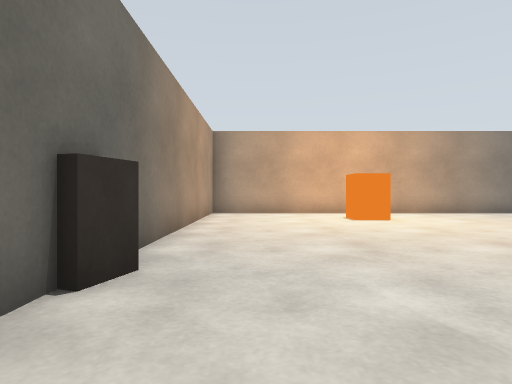
View 1 (above)

19 first-person views from a walk through a robot-simulator world made for Gazebo. The camera is 0.72 m above the floor, looks level and sees 75° across. The floor is counted in squares, 1 m on a side. Each view is taken from the middle of a square. On the plan, view 1 faces up. The plan holds only what a view shows up to about 10 squares ahead; the rest is blank. The place goes on beyond the plan. Simple shapes stand in for some stock models.

View 2
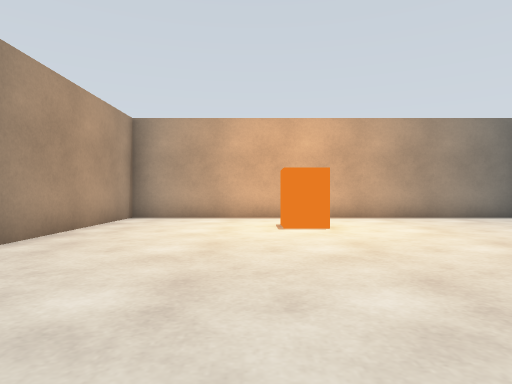

View 3
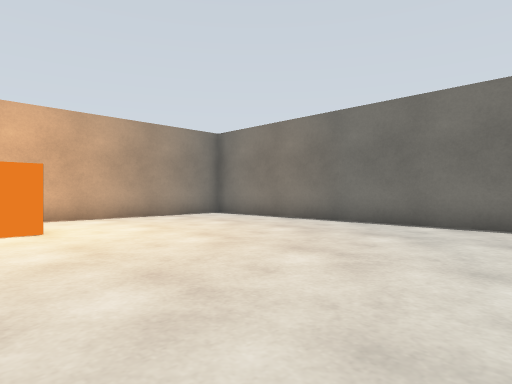

View 4
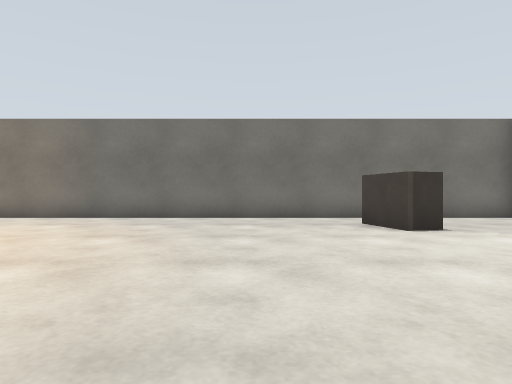

View 5
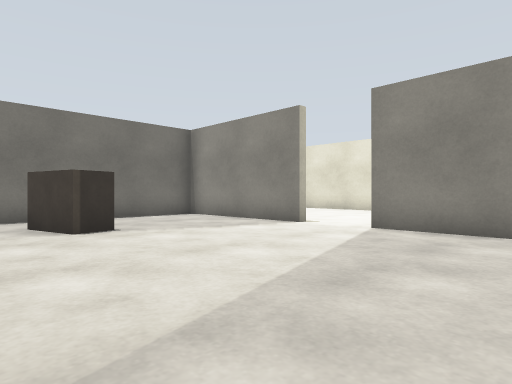

View 6
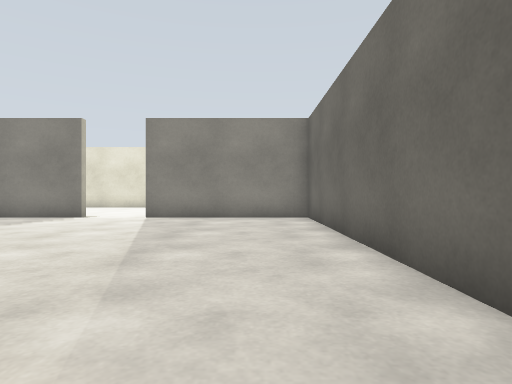

View 7
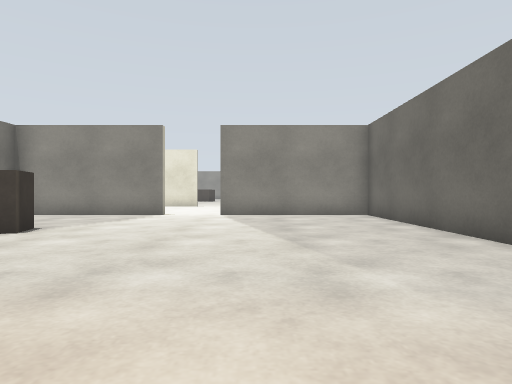

View 8
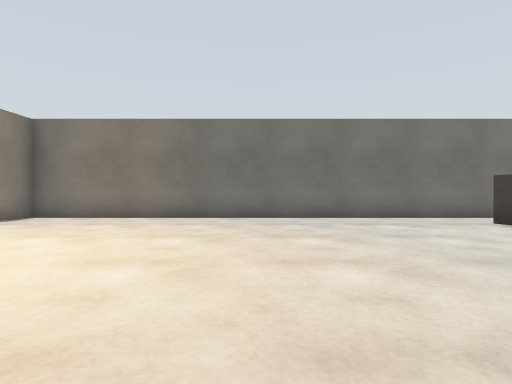

View 9
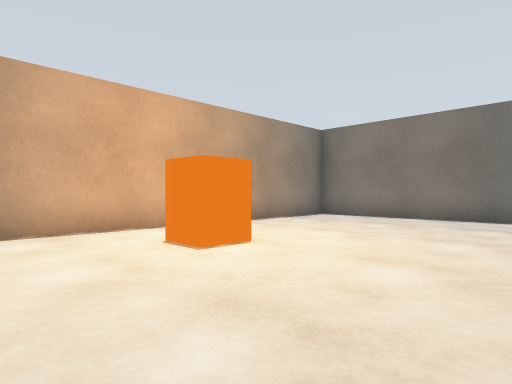

View 10
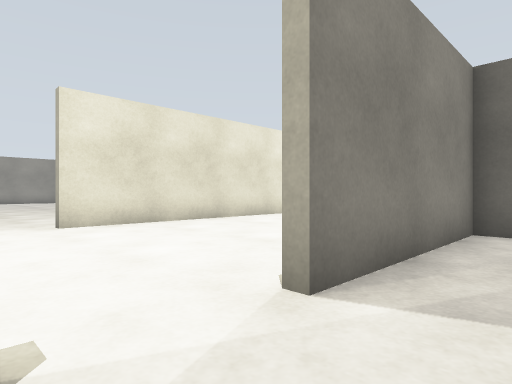

View 11
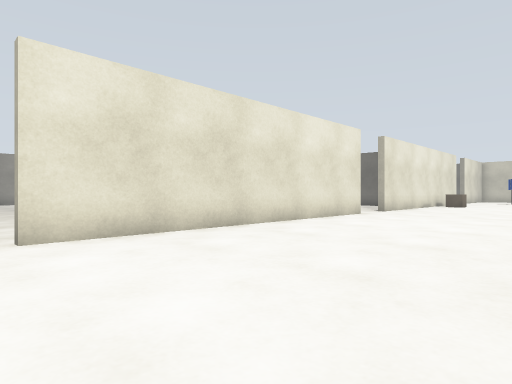

View 12
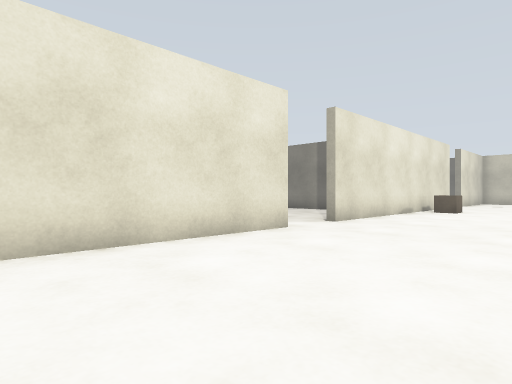

View 13
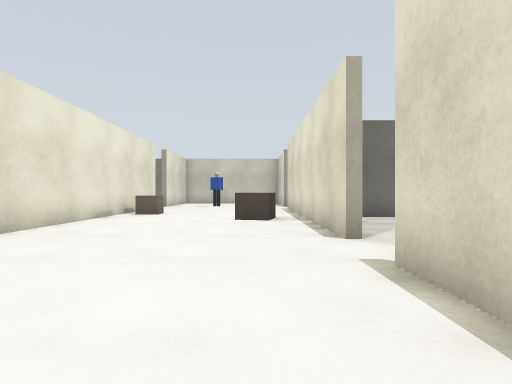

View 14
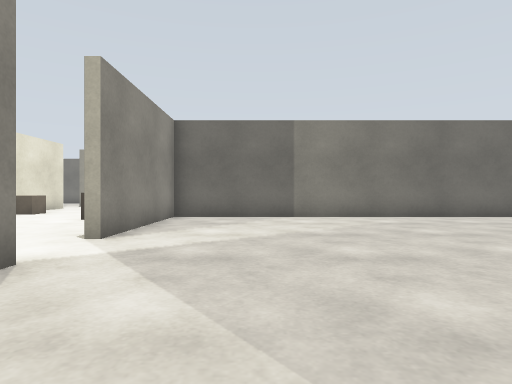

View 15
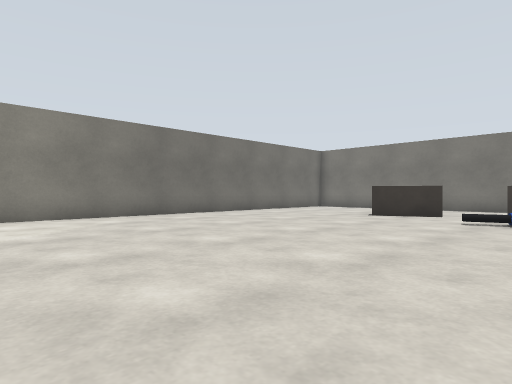

View 16
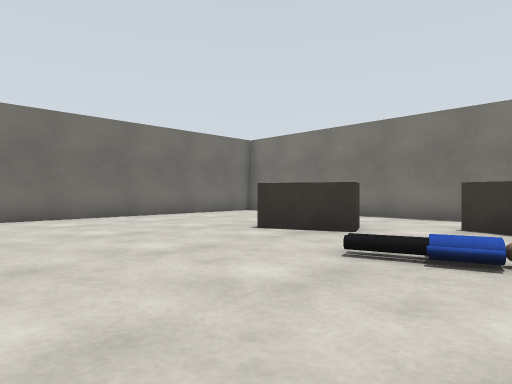

View 17
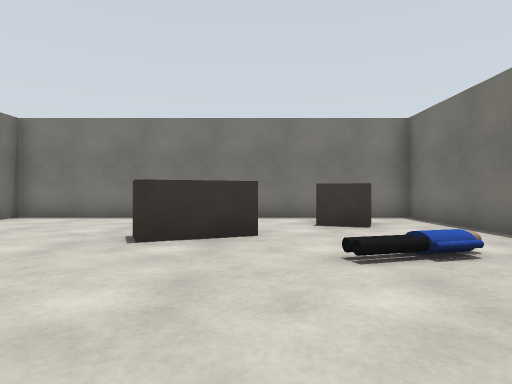

View 18
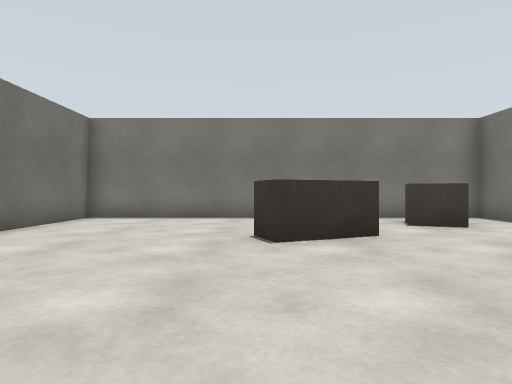

View 19
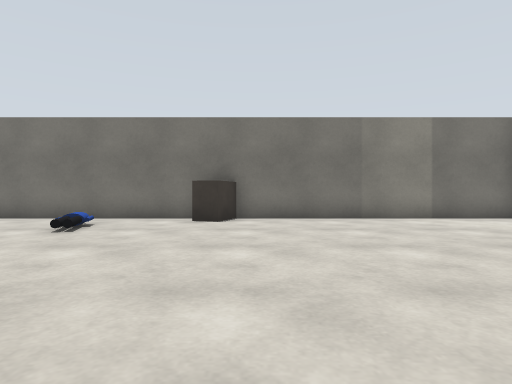

### Floor plan
Ten units are one square. View 1 is at (0, 0); x grows to the right and y downward. Boxes are objects, and circles mark ways between rooms. Rooms are numbered by the first view taken in them; rooms with no view inside come last. Other rooms are left out.
<svg viewBox="-135 -119 235 238">
<path fill="none" stroke="#000" d="M49 54 79 54M95 54 95 -114 -15 -114 -15 54 31 54M-64 114 31 114M-48 56 -64 56M-81 56 -130 56M-130 114 -81 114M-127 -65 -127 54 -80 54M-17 51 -17 -114 -127 -114 -127 -80"/>
<rect x="25" y="-95" width="10" height="10" fill="#bbb"><title>orange box</title></rect>
<rect x="55" y="5" width="30" height="10" fill="#bbb"><title>brown box</title></rect>
<rect x="-125" y="65" width="10" height="10" fill="#bbb"><title>brown box</title></rect>
<rect x="-85" y="-85" width="30" height="20" fill="#bbb"><title>brown box</title></rect>
<rect x="-55" y="-65" width="20" height="20" fill="#bbb"><title>person</title></rect>
<rect x="-45" y="-105" width="10" height="20" fill="#bbb"><title>brown box</title></rect>
<rect x="-35" y="-35" width="30" height="10" fill="#bbb"><title>brown box</title></rect>
<circle cx="40" cy="60" r="3" fill="#2a7"/>
<circle cx="-75" cy="60" r="3" fill="#2a7"/>
<text x="40" y="-30">1</text>
<text x="-50" y="90">2</text>
<text x="-70" y="-30">3</text>
</svg>
Room 1 opens to room 2. Room 2 opens to room 3.

Where each view was taken, in squares from view 1:
view 1: 0 up, 0 right, facing up
view 2: 2 up, 2 right, facing up
view 3: 2 up, 2 right, facing up-right
view 4: 2 up, 0 right, facing right
view 5: 1 up, 0 right, facing down-right
view 6: 4 up, 0 right, facing down
view 7: 5 up, 2 right, facing down
view 8: 5 up, 0 right, facing right
view 9: 5 up, 0 right, facing up-right
view 10: 4 down, 5 right, facing down-left
view 11: 6 down, 4 right, facing down-left
view 12: 7 down, 1 left, facing down-left
view 13: 7 down, 3 left, facing left
view 14: 3 down, 3 left, facing left
view 15: 3 down, 3 left, facing up-left
view 16: 2 up, 3 left, facing up-left
view 17: 2 up, 6 left, facing up
view 18: 2 up, 8 left, facing up
view 19: 2 up, 11 left, facing right
